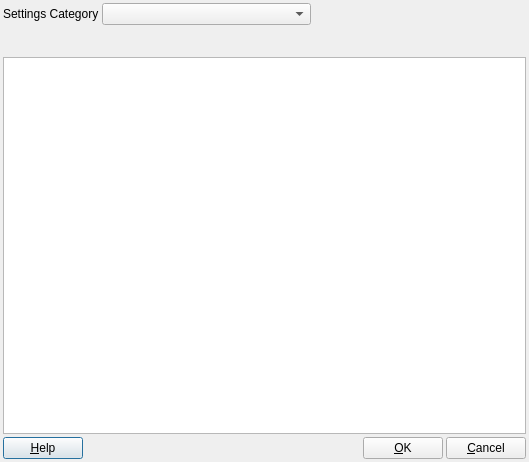
<?xml version="1.0" encoding="UTF-8"?>
<ui version="4.0">
 <class>PENG_SettingsDialog</class>
 <widget class="QDialog" name="PENG_SettingsDialog">
  <property name="geometry">
   <rect>
    <x>0</x>
    <y>0</y>
    <width>529</width>
    <height>462</height>
   </rect>
  </property>
  <property name="windowTitle">
   <string>Dialog</string>
  </property>
  <layout class="QGridLayout" name="gridLayout">
   <property name="leftMargin">
    <number>3</number>
   </property>
   <property name="topMargin">
    <number>3</number>
   </property>
   <property name="rightMargin">
    <number>3</number>
   </property>
   <property name="bottomMargin">
    <number>3</number>
   </property>
   <property name="spacing">
    <number>3</number>
   </property>
   <item row="0" column="2">
    <spacer name="horizontalSpacer_2">
     <property name="orientation">
      <enum>Qt::Horizontal</enum>
     </property>
     <property name="sizeHint" stdset="0">
      <size>
       <width>212</width>
       <height>20</height>
      </size>
     </property>
    </spacer>
   </item>
   <item row="0" column="1">
    <widget class="QComboBox" name="cbSettingsCategory">
     <property name="sizePolicy">
      <sizepolicy hsizetype="Expanding" vsizetype="Fixed">
       <horstretch>0</horstretch>
       <verstretch>0</verstretch>
      </sizepolicy>
     </property>
    </widget>
   </item>
   <item row="0" column="0">
    <widget class="QLabel" name="lblSettingsCategory">
     <property name="text">
      <string>Settings Category</string>
     </property>
    </widget>
   </item>
   <item row="2" column="0" colspan="3">
    <widget class="RB_TableView" name="tableView"/>
   </item>
   <item row="3" column="0" colspan="3">
    <layout class="QHBoxLayout" name="horizontalLayout">
     <item>
      <widget class="QPushButton" name="pbHelp">
       <property name="text">
        <string>&amp;Help</string>
       </property>
      </widget>
     </item>
     <item>
      <spacer name="horizontalSpacer">
       <property name="orientation">
        <enum>Qt::Horizontal</enum>
       </property>
       <property name="sizeHint" stdset="0">
        <size>
         <width>40</width>
         <height>20</height>
        </size>
       </property>
      </spacer>
     </item>
     <item>
      <widget class="QPushButton" name="pbOk">
       <property name="text">
        <string>&amp;OK</string>
       </property>
      </widget>
     </item>
     <item>
      <widget class="QPushButton" name="pbCancel">
       <property name="text">
        <string>&amp;Cancel</string>
       </property>
      </widget>
     </item>
    </layout>
   </item>
   <item row="1" column="0" colspan="3">
    <widget class="RB_ToolButtonBar" name="tbbSettings" native="true">
     <property name="minimumSize">
      <size>
       <width>0</width>
       <height>26</height>
      </size>
     </property>
    </widget>
   </item>
  </layout>
 </widget>
 <customwidgets>
  <customwidget>
   <class>RB_ToolButtonBar</class>
   <extends>QWidget</extends>
   <header>rb_toolbuttonbar.h</header>
   <container>1</container>
  </customwidget>
  <customwidget>
   <class>RB_TableView</class>
   <extends>QTableView</extends>
   <header location="global">rb_tableview.h</header>
  </customwidget>
 </customwidgets>
 <resources/>
 <connections/>
</ui>
